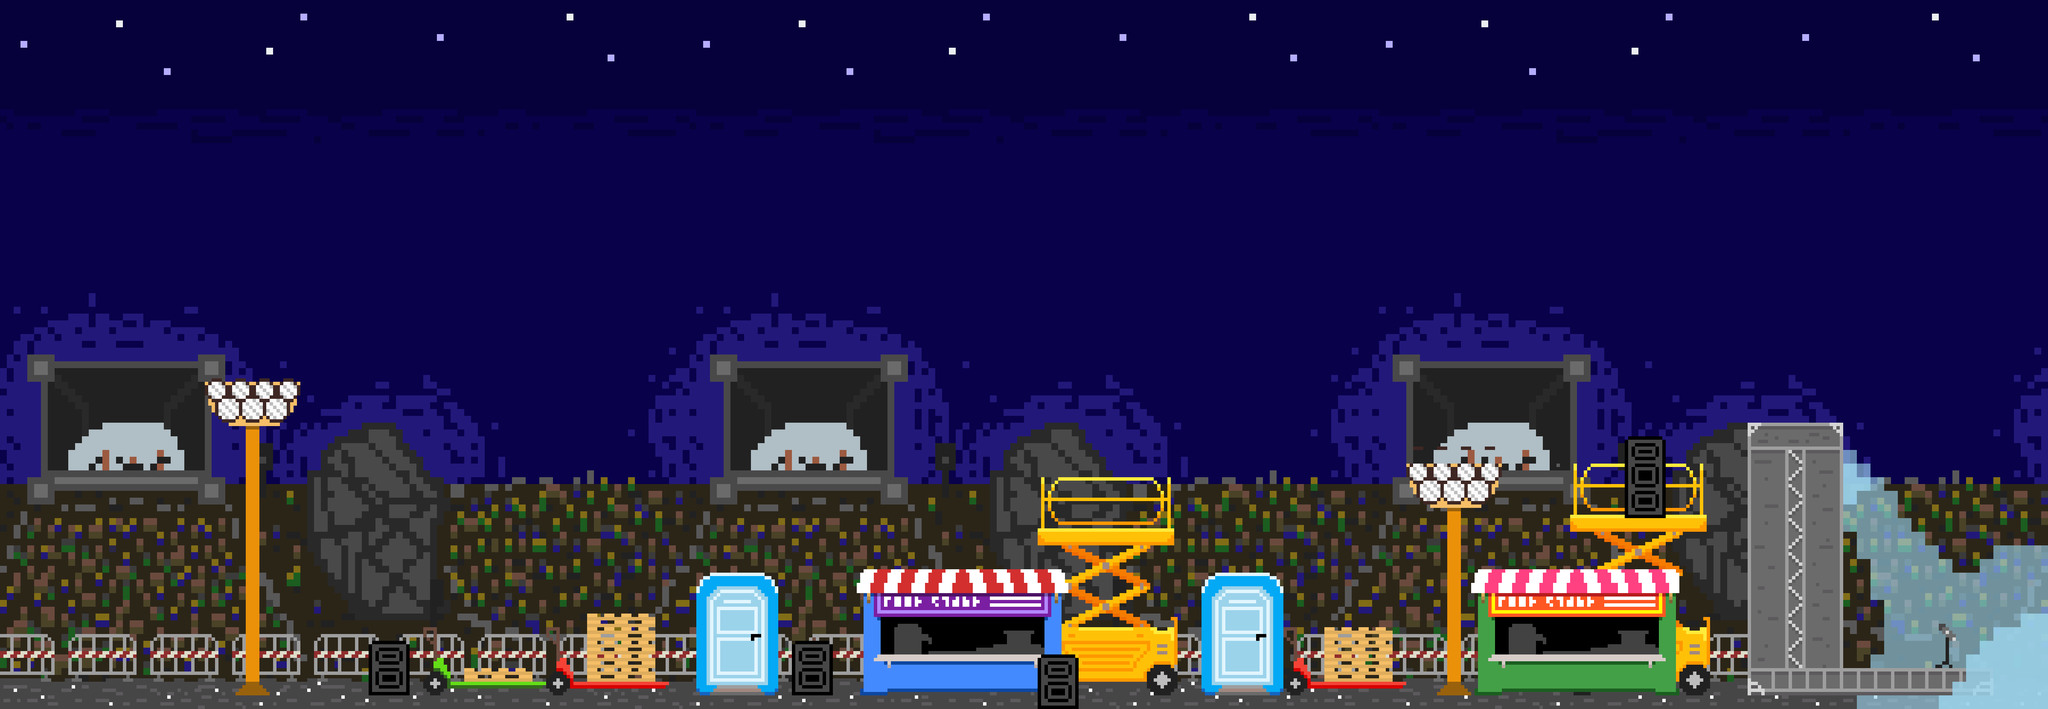

A 2D game scene composited from a Tiled map and its tileset images. What follows is a short description and the map's XML, with each tile layer's data collapsed to a summary:
An orthogonal 150x52 tile map with 32x32 px tiles, 8 tile layers (background, ground, background objects fences, background objects, ...), 1 hidden layer not drawn, 2 tilesets.

<map version="1.2" tiledversion="1.3.4" orientation="orthogonal" renderorder="right-down" width="150" height="52" tilewidth="32" tileheight="32" infinite="0" nextlayerid="13" nextobjectid="1">
 <tileset firstgid="1" source="tilesets/stages background.tsx" />
 <tileset firstgid="2501" source="tilesets/stages objects.tsx" />
 <layer id="1" name="background" width="150" height="52">
  <data>[7800 cells, 7500 non-empty, 2500 distinct tile ids]</data>
 </layer>
 <layer id="3" name="ground" width="150" height="52">
  <data>[7800 cells, 435 non-empty, 96 distinct tile ids]</data>
 </layer>
 <layer id="4" name="background objects fences" width="150" height="52">
  <data>[7800 cells, 436 non-empty, 20 distinct tile ids]</data>
 </layer>
 <layer id="6" name="background objects" width="150" height="52">
  <data>[7800 cells, 438 non-empty, 254 distinct tile ids]</data>
 </layer>
 <layer id="10" name="light" width="150" height="52" opacity="0.63">
  <data>[7800 cells, 174 non-empty, 1 distinct tile ids]</data>
 </layer>
 <layer id="2" name="objects " width="150" height="52">
  <data>[7800 cells, 1156 non-empty, 969 distinct tile ids]</data>
 </layer>
 <layer id="11" name="light 2" width="150" height="52" opacity="0.84">
  <data>[7800 cells, 42 non-empty, 1 distinct tile ids]</data>
 </layer>
 <layer id="8" name="foreground" width="150" height="52">
  <data>[7800 cells, 46 non-empty, 33 distinct tile ids]</data>
 </layer>
 <layer id="12" name="colision" width="150" height="52" visible="0" opacity="0.73">
  <data>[7800 cells, 560 non-empty, 1 distinct tile ids]</data>
 </layer>
</map>